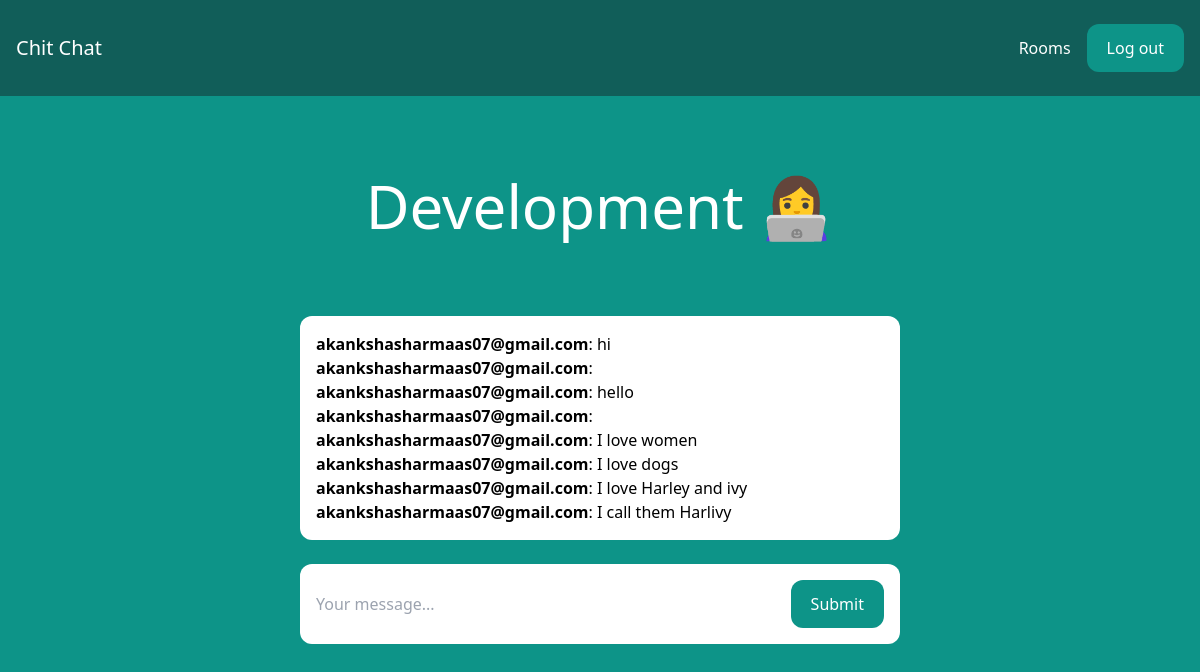
The app's page /rooms/development/ (signed in) with its own data.
### room/models.py (models this page shows)
class Room(models.Model):
    name = models.CharField(max_length=255)
    slug = models.SlugField(unique=True)

class Message(models.Model):
    room = models.ForeignKey(Room, related_name='messages', on_delete=models.CASCADE)
    user = models.ForeignKey(User, related_name='messages', on_delete=models.CASCADE)
    content = models.TextField()
    date_added = models.DateTimeField(auto_now_add=True)
    class Meta:
        ordering = ('date_added',)

### room/views.py (the view)
# urls.py: path('rooms/', include('room.urls')),
@login_required
def room(request, slug):
    room = Room.objects.get(slug=slug)
    messages = Message.objects.filter(room=room)[0:10]
    return render(request, 'room/room.html', {'room': room, 'messages': messages})

### room/templates/room/room.html (shortened to what this page needs)
{% extends 'core/base.html' %}
{% block content %}
<div class="p-10 lg:p-20 text-center">
    <h1 class="text-3xl lg:text-6xl text-white">{{ room.name }}</h1>
</div>
<div class="lg:w-2/4 mx-4 lg:mx-auto p-4 bg-white rounded-xl">
    <div class="chat-messages space-y-3" id="chat-messages">
        {% for m in messages %}<b>{{ m.user.username }}</b>: {{ m.content }}<br>{% endfor %}
    </div>
</div>
<div class="lg:w-2/4 mt-6 mx-4 lg:mx-auto p-4 bg-white rounded-xl">
    <form method="post" action="." class="flex">
        <input type="text" name="content" class="flex-1 mr-3" placeholder="Your message..." id="chat-message-input">
        <button
            class="px-5 py-3 rounded-xl text-white bg-teal-600 hover:bg-teal-700"
            id="chat-message-submit"
        >Submit</button>
    </form>
</div>
{% endblock %}

### core/templates/core/base.html (shortened to what this page needs)
<!DOCTYPE html>
<html>
    <head>
        <script src="https://cdn.tailwindcss.com"></script>
    </head>
    <body class="bg-teal-600">
        <nav class="flex items-center justify-between px-4 py-6 bg-teal-800">
            <div>
                <a href="/" class="text-xl text-white">Chit Chat</a>
            </div>
            <div class="flex items-center space-x-4">
                {% if request.user.is_authenticated %}
                    <a href="/rooms/" class="text-white hover:text-gray-200">Rooms</a>
                    <a href="/logout/" class="px-5 py-3 rounded-xl text-white bg-teal-600 hover:bg-teal-700">Log out</a>
                {% else %}
                    <a href="/login/" class="text-white hover:text-gray-200">Log in</a>
                    <a href=" " class="text-white hover:text-gray-200">
                        <i class="fa-brands fa-google"></i>
                    </a>
                    <a href="/signup/" class="px-5 py-3 rounded-xl text-white bg-teal-600 hover:bg-teal-700">Sign up</a>
                {% endif %}
            </div>
        </nav>
        {% block content %}
        {% endblock %}
    </body>
</html>

### records on screen
Room: name "Development 👩‍💻"
Message: user.username "akankshasharmaas07@gmail.com", content "hi"
Message: user.username "akankshasharmaas07@gmail.com"
Message: user.username "akankshasharmaas07@gmail.com", content "hello"
Message: user.username "akankshasharmaas07@gmail.com"
Message: user.username "akankshasharmaas07@gmail.com", content "I love women"
Message: user.username "akankshasharmaas07@gmail.com", content "I love dogs"
Message: user.username "akankshasharmaas07@gmail.com", content "I love Harley and ivy"
Message: user.username "akankshasharmaas07@gmail.com", content "I call them Harlivy"
